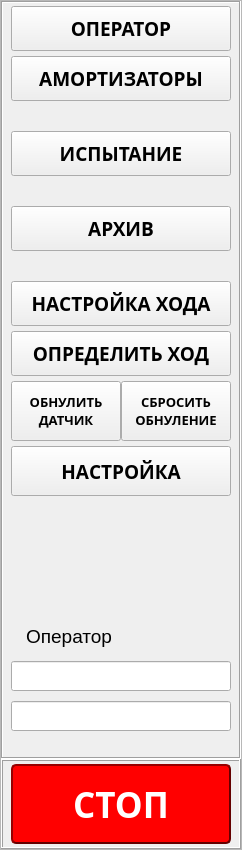
        <widget class="QFrame" name="frame">
         <property name="minimumSize">
          <size>
           <width>240</width>
           <height>850</height>
          </size>
         </property>
         <property name="frameShape">
          <enum>QFrame::StyledPanel</enum>
         </property>
         <property name="frameShadow">
          <enum>QFrame::Raised</enum>
         </property>
         <layout class="QVBoxLayout" name="verticalLayout_4">
          <property name="spacing">
           <number>0</number>
          </property>
          <property name="leftMargin">
           <number>0</number>
          </property>
          <property name="topMargin">
           <number>0</number>
          </property>
          <property name="rightMargin">
           <number>0</number>
          </property>
          <property name="bottomMargin">
           <number>0</number>
          </property>
          <item>
           <widget class="QFrame" name="main_btn_frame">
            <property name="minimumSize">
             <size>
              <width>240</width>
              <height>750</height>
             </size>
            </property>
            <property name="maximumSize">
             <size>
              <width>16777215</width>
              <height>16777215</height>
             </size>
            </property>
            <property name="frameShape">
             <enum>QFrame::Box</enum>
            </property>
            <property name="frameShadow">
             <enum>QFrame::Sunken</enum>
            </property>
            <widget class="QPushButton" name="main_operator_btn">
             <property name="geometry">
              <rect>
               <x>10</x>
               <y>5</y>
               <width>220</width>
               <height>45</height>
              </rect>
             </property>
             <property name="minimumSize">
              <size>
               <width>220</width>
               <height>45</height>
              </size>
             </property>
             <property name="maximumSize">
              <size>
               <width>220</width>
               <height>45</height>
              </size>
             </property>
             <property name="font">
              <font>
               <family>Arial Black</family>
               <pointsize>14</pointsize>
               <weight>75</weight>
               <bold>true</bold>
              </font>
             </property>
             <property name="text">
              <string>ОПЕРАТОР</string>
             </property>
            </widget>
            <widget class="QPushButton" name="main_test_btn">
             <property name="geometry">
              <rect>
               <x>10</x>
               <y>130</y>
               <width>220</width>
               <height>45</height>
              </rect>
             </property>
             <property name="minimumSize">
              <size>
               <width>220</width>
               <height>45</height>
              </size>
             </property>
             <property name="maximumSize">
              <size>
               <width>220</width>
               <height>45</height>
              </size>
             </property>
             <property name="font">
              <font>
               <family>Arial Black</family>
               <pointsize>14</pointsize>
               <weight>75</weight>
               <bold>true</bold>
              </font>
             </property>
             <property name="text">
              <string>ИСПЫТАНИЕ</string>
             </property>
            </widget>
            <widget class="QPushButton" name="main_hand_debug_btn">
             <property name="geometry">
              <rect>
               <x>10</x>
               <y>445</y>
               <width>220</width>
               <height>50</height>
              </rect>
             </property>
             <property name="minimumSize">
              <size>
               <width>220</width>
               <height>50</height>
              </size>
             </property>
             <property name="maximumSize">
              <size>
               <width>220</width>
               <height>50</height>
              </size>
             </property>
             <property name="font">
              <font>
               <family>Arial Black</family>
               <pointsize>14</pointsize>
               <weight>75</weight>
               <bold>true</bold>
              </font>
             </property>
             <property name="text">
              <string>НАСТРОЙКА</string>
             </property>
            </widget>
            <widget class="QPushButton" name="main_archive_btn">
             <property name="geometry">
              <rect>
               <x>10</x>
               <y>205</y>
               <width>220</width>
               <height>45</height>
              </rect>
             </property>
             <property name="minimumSize">
              <size>
               <width>220</width>
               <height>45</height>
              </size>
             </property>
             <property name="maximumSize">
              <size>
               <width>220</width>
               <height>45</height>
              </size>
             </property>
             <property name="font">
              <font>
               <family>Arial Black</family>
               <pointsize>14</pointsize>
               <weight>75</weight>
               <bold>true</bold>
              </font>
             </property>
             <property name="text">
              <string>АРХИВ</string>
             </property>
            </widget>
            <widget class="QPushButton" name="main_amorts_btn">
             <property name="geometry">
              <rect>
               <x>10</x>
               <y>55</y>
               <width>220</width>
               <height>45</height>
              </rect>
             </property>
             <property name="minimumSize">
              <size>
               <width>220</width>
               <height>45</height>
              </size>
             </property>
             <property name="maximumSize">
              <size>
               <width>220</width>
               <height>45</height>
              </size>
             </property>
             <property name="font">
              <font>
               <family>Arial Black</family>
               <pointsize>14</pointsize>
               <weight>75</weight>
               <bold>true</bold>
              </font>
             </property>
             <property name="text">
              <string>АМОРТИЗАТОРЫ</string>
             </property>
            </widget>
            <widget class="QLabel" name="lbl">
             <property name="geometry">
              <rect>
               <x>20</x>
               <y>620</y>
               <width>91</width>
               <height>30</height>
              </rect>
             </property>
             <property name="font">
              <font>
               <family>Arial</family>
               <pointsize>14</pointsize>
              </font>
             </property>
             <property name="text">
              <string>Оператор</string>
             </property>
             <property name="alignment">
              <set>Qt::AlignRight|Qt::AlignTrailing|Qt::AlignVCenter</set>
             </property>
            </widget>
            <widget class="QLineEdit" name="operator_name_le">
             <property name="geometry">
              <rect>
               <x>10</x>
               <y>660</y>
               <width>220</width>
               <height>30</height>
              </rect>
             </property>
             <property name="minimumSize">
              <size>
               <width>220</width>
               <height>30</height>
              </size>
             </property>
             <property name="maximumSize">
              <size>
               <width>220</width>
               <height>30</height>
              </size>
             </property>
             <property name="font">
              <font>
               <family>Arial</family>
               <pointsize>14</pointsize>
              </font>
             </property>
             <property name="text">
              <string/>
             </property>
             <property name="alignment">
              <set>Qt::AlignCenter</set>
             </property>
             <property name="readOnly">
              <bool>true</bool>
             </property>
            </widget>
            <widget class="QLineEdit" name="operator_rank_le">
             <property name="geometry">
              <rect>
               <x>10</x>
               <y>700</y>
               <width>220</width>
               <height>30</height>
              </rect>
             </property>
             <property name="minimumSize">
              <size>
               <width>220</width>
               <height>30</height>
              </size>
             </property>
             <property name="maximumSize">
              <size>
               <width>220</width>
               <height>30</height>
              </size>
             </property>
             <property name="font">
              <font>
               <family>Arial</family>
               <pointsize>14</pointsize>
              </font>
             </property>
             <property name="text">
              <string/>
             </property>
             <property name="alignment">
              <set>Qt::AlignCenter</set>
             </property>
             <property name="readOnly">
              <bool>true</bool>
             </property>
            </widget>
            <widget class="QPushButton" name="main_search_hod_btn">
             <property name="geometry">
              <rect>
               <x>10</x>
               <y>330</y>
               <width>220</width>
               <height>45</height>
              </rect>
             </property>
             <property name="minimumSize">
              <size>
               <width>220</width>
               <height>45</height>
              </size>
             </property>
             <property name="maximumSize">
              <size>
               <width>220</width>
               <height>45</height>
              </size>
             </property>
             <property name="font">
              <font>
               <family>Arial Black</family>
               <pointsize>14</pointsize>
               <weight>75</weight>
               <bold>true</bold>
              </font>
             </property>
             <property name="text">
              <string>ОПРЕДЕЛИТЬ ХОД</string>
             </property>
            </widget>
            <widget class="QPushButton" name="main_set_gear_hod_btn">
             <property name="geometry">
              <rect>
               <x>10</x>
               <y>280</y>
               <width>220</width>
               <height>45</height>
              </rect>
             </property>
             <property name="minimumSize">
              <size>
               <width>220</width>
               <height>45</height>
              </size>
             </property>
             <property name="maximumSize">
              <size>
               <width>220</width>
               <height>45</height>
              </size>
             </property>
             <property name="font">
              <font>
               <family>Arial Black</family>
               <pointsize>14</pointsize>
               <weight>75</weight>
               <bold>true</bold>
              </font>
             </property>
             <property name="text">
              <string>НАСТРОЙКА ХОДА</string>
             </property>
            </widget>
            <widget class="QPushButton" name="main_correct_force_btn">
             <property name="geometry">
              <rect>
               <x>10</x>
               <y>380</y>
               <width>110</width>
               <height>60</height>
              </rect>
             </property>
             <property name="minimumSize">
              <size>
               <width>110</width>
               <height>60</height>
              </size>
             </property>
             <property name="maximumSize">
              <size>
               <width>110</width>
               <height>60</height>
              </size>
             </property>
             <property name="font">
              <font>
               <family>Arial Black</family>
               <pointsize>10</pointsize>
               <weight>75</weight>
               <bold>true</bold>
              </font>
             </property>
             <property name="text">
              <string>ОБНУЛИТЬ
ДАТЧИК</string>
             </property>
            </widget>
            <widget class="QPushButton" name="main_cancel_correct_force_btn">
             <property name="geometry">
              <rect>
               <x>120</x>
               <y>380</y>
               <width>110</width>
               <height>60</height>
              </rect>
             </property>
             <property name="minimumSize">
              <size>
               <width>110</width>
               <height>60</height>
              </size>
             </property>
             <property name="maximumSize">
              <size>
               <width>110</width>
               <height>60</height>
              </size>
             </property>
             <property name="font">
              <font>
               <family>Arial Black</family>
               <pointsize>10</pointsize>
               <weight>75</weight>
               <bold>true</bold>
              </font>
             </property>
             <property name="text">
              <string>СБРОСИТЬ
ОБНУЛЕНИЕ</string>
             </property>
            </widget>
           </widget>
          </item>
          <item>
           <widget class="QFrame" name="frame_3">
            <property name="minimumSize">
             <size>
              <width>240</width>
              <height>90</height>
             </size>
            </property>
            <property name="maximumSize">
             <size>
              <width>16777215</width>
              <height>90</height>
             </size>
            </property>
            <property name="frameShape">
             <enum>QFrame::Box</enum>
            </property>
            <property name="frameShadow">
             <enum>QFrame::Raised</enum>
            </property>
            <layout class="QHBoxLayout" name="horizontalLayout_3">
             <property name="spacing">
              <number>0</number>
             </property>
             <property name="leftMargin">
              <number>0</number>
             </property>
             <property name="topMargin">
              <number>0</number>
             </property>
             <property name="rightMargin">
              <number>0</number>
             </property>
             <property name="bottomMargin">
              <number>0</number>
             </property>
             <item>
              <widget class="QPushButton" name="main_STOP_btn">
               <property name="minimumSize">
                <size>
                 <width>220</width>
                 <height>80</height>
                </size>
               </property>
               <property name="maximumSize">
                <size>
                 <width>220</width>
                 <height>80</height>
                </size>
               </property>
               <property name="font">
                <font>
                 <family>Arial Black</family>
                 <pointsize>26</pointsize>
                 <weight>75</weight>
                 <bold>true</bold>
                </font>
               </property>
               <property name="styleSheet">
                <string notr="true">QPushButton 
{
	color: rgb(255, 255, 255);
	background-color: rgb(255, 0, 0);
	border: 2px rgb(100, 0, 0);
	border-radius: 5px;

	border-style: outset;

	padding: 5px;
	
}

QPushButton:hover
{
	background-color: rgb(150, 0, 0);
}

QPushButton:pressed
{
	border-style: inset;
}</string>
               </property>
               <property name="text">
                <string>СТОП</string>
               </property>
              </widget>
             </item>
            </layout>
           </widget>
          </item>
         </layout>
        </widget>
